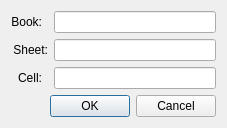
<?xml version="1.0" encoding="UTF-8"?>
<ui version="4.0">
 <author>Dmitry Baryshev</author>
 <class>ExcelLinkingDetails</class>
 <widget class="QDialog" name="ExcelLinkingDetails">
  <property name="geometry">
   <rect>
    <x>0</x>
    <y>0</y>
    <width>227</width>
    <height>125</height>
   </rect>
  </property>
  <property name="windowTitle">
   <string extracomment="Window title. Means &quot;address of cell in Excel sheet&quot;">Cell address</string>
  </property>
  <layout class="QGridLayout" name="gridLayout">
   <item row="0" column="0">
    <widget class="QLabel" name="label">
     <property name="text">
      <string extracomment="Noun. In the terms of Microsoft Excel">Book:</string>
     </property>
     <property name="alignment">
      <set>Qt::AlignRight|Qt::AlignTrailing|Qt::AlignVCenter</set>
     </property>
    </widget>
   </item>
   <item row="0" column="2">
    <widget class="QLineEdit" name="lineBook">
     <property name="sizePolicy">
      <sizepolicy hsizetype="Expanding" vsizetype="Fixed">
       <horstretch>1</horstretch>
       <verstretch>0</verstretch>
      </sizepolicy>
     </property>
    </widget>
   </item>
   <item row="1" column="0" colspan="2">
    <widget class="QLabel" name="label_2">
     <property name="text">
      <string extracomment="In the terms of Microsoft Excel">Sheet:</string>
     </property>
     <property name="alignment">
      <set>Qt::AlignRight|Qt::AlignTrailing|Qt::AlignVCenter</set>
     </property>
    </widget>
   </item>
   <item row="1" column="2">
    <widget class="QLineEdit" name="lineSheet"/>
   </item>
   <item row="2" column="0">
    <widget class="QLabel" name="label_3">
     <property name="text">
      <string extracomment="In the terms of Microsoft Excel">Cell:</string>
     </property>
     <property name="alignment">
      <set>Qt::AlignRight|Qt::AlignTrailing|Qt::AlignVCenter</set>
     </property>
    </widget>
   </item>
   <item row="2" column="2">
    <widget class="QLineEdit" name="lineCell"/>
   </item>
   <item row="3" column="2">
    <spacer name="verticalSpacer">
     <property name="orientation">
      <enum>Qt::Vertical</enum>
     </property>
     <property name="sizeHint" stdset="0">
      <size>
       <width>20</width>
       <height>0</height>
      </size>
     </property>
    </spacer>
   </item>
   <item row="4" column="1" colspan="2">
    <widget class="QDialogButtonBox" name="buttonBox">
     <property name="orientation">
      <enum>Qt::Horizontal</enum>
     </property>
     <property name="standardButtons">
      <set>QDialogButtonBox::Cancel|QDialogButtonBox::Ok</set>
     </property>
    </widget>
   </item>
  </layout>
 </widget>
 <tabstops>
  <tabstop>lineBook</tabstop>
  <tabstop>lineSheet</tabstop>
  <tabstop>lineCell</tabstop>
  <tabstop>buttonBox</tabstop>
 </tabstops>
 <resources/>
 <connections>
  <connection>
   <sender>buttonBox</sender>
   <signal>accepted()</signal>
   <receiver>ExcelLinkingDetails</receiver>
   <slot>accept()</slot>
   <hints>
    <hint type="sourcelabel">
     <x>248</x>
     <y>254</y>
    </hint>
    <hint type="destinationlabel">
     <x>157</x>
     <y>274</y>
    </hint>
   </hints>
  </connection>
  <connection>
   <sender>buttonBox</sender>
   <signal>rejected()</signal>
   <receiver>ExcelLinkingDetails</receiver>
   <slot>reject()</slot>
   <hints>
    <hint type="sourcelabel">
     <x>316</x>
     <y>260</y>
    </hint>
    <hint type="destinationlabel">
     <x>286</x>
     <y>274</y>
    </hint>
   </hints>
  </connection>
 </connections>
</ui>
